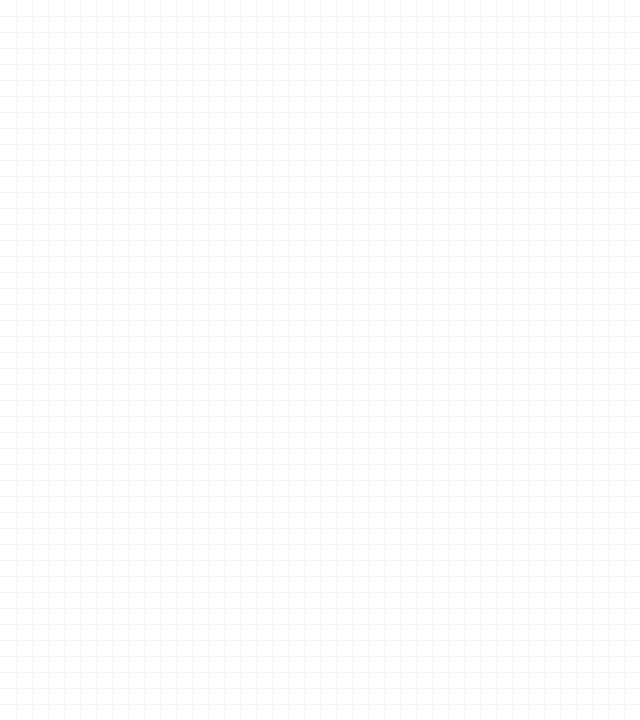
Frame 1 (no input)
Frame 60 (the mouse pressed at the canvas centre just before this capture): identical to frame 1, image omitted
Frame 120 (the mouse held since frame 60 and released just before this capture): identical to frame 1, image omitted

The Processing sketch that drew this single still picture (run headless with seeded random() and noise(); from frame 60 on, the mouse is pressed at the canvas centre):

// Processing sketch: e01_siatka_grid
// ── e01_siatka_grid.pde
int size = 16;

void setup() {
  size(640, 720);
}

void draw() {
  displayGrid();
}

void displayGrid() {
  background(255);
  stroke(245);
  for(int i = size; i < width; i = i + size) {
    line(i, 0, i, height);    
  }
  for(int i = size; i < height; i = i + size) {
    line(0, i, width, i);    
  }
}
